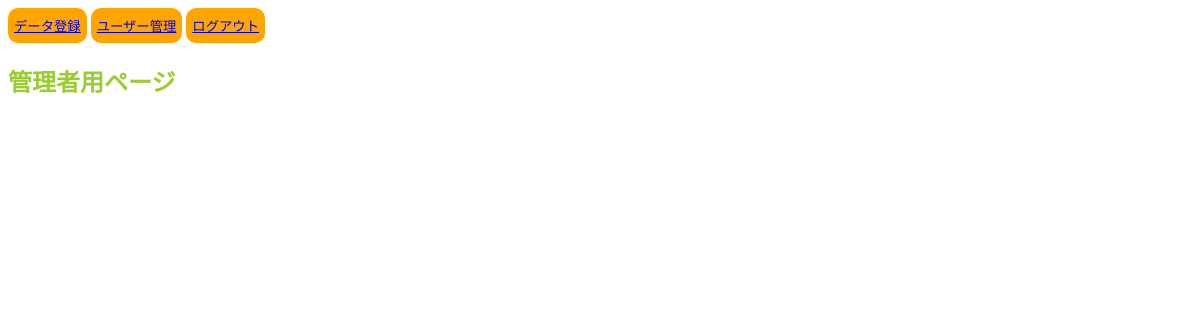
The app's page /select_kanri.php, older data.
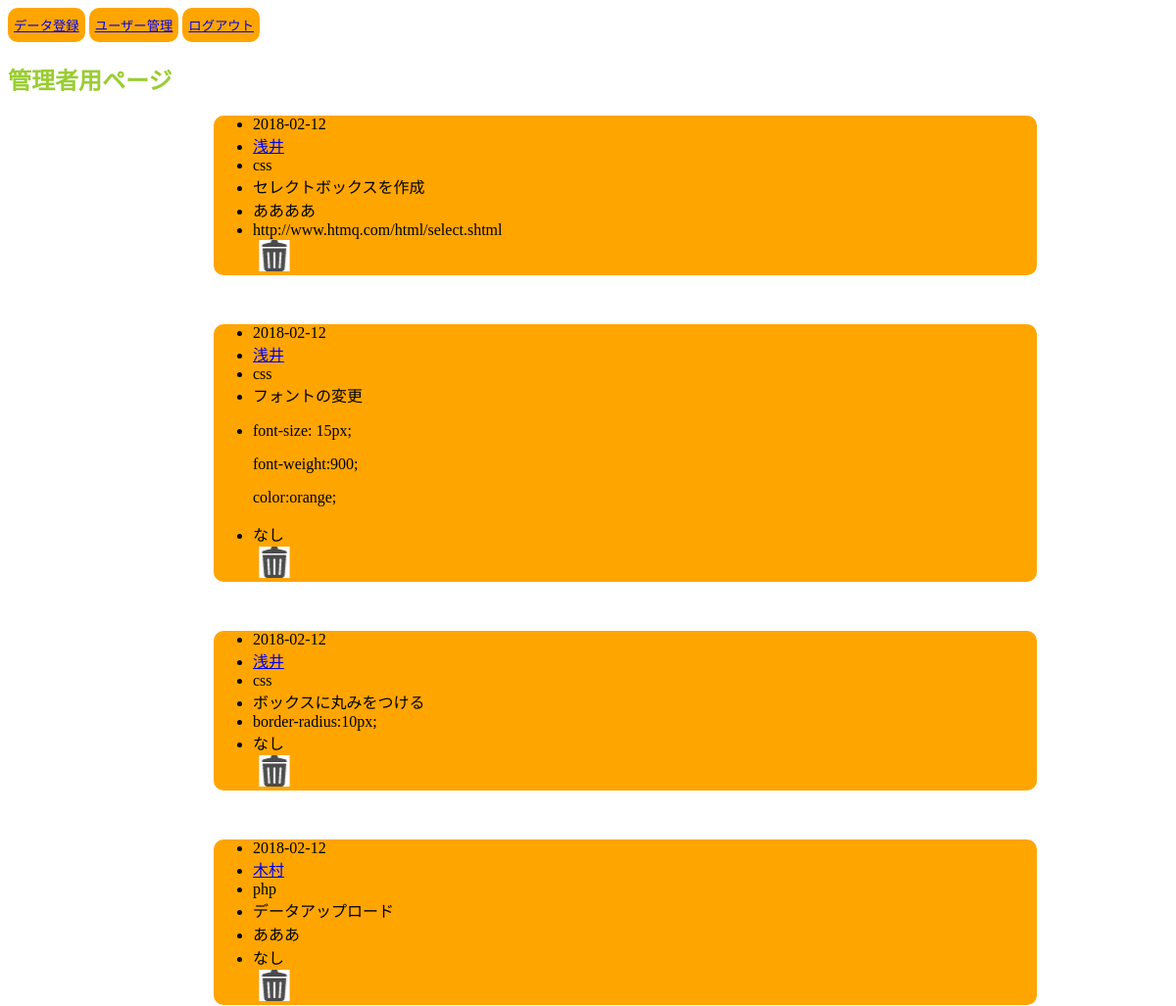
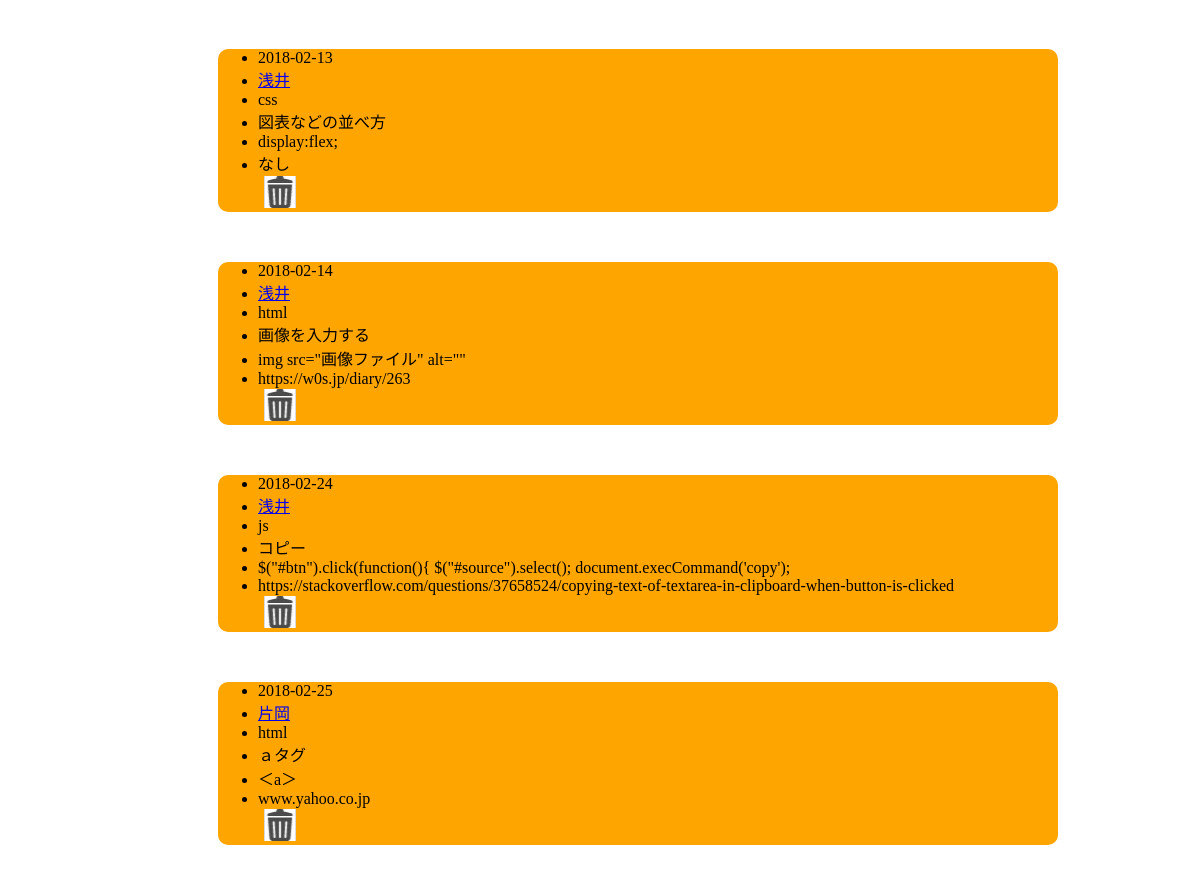
The same page, newer data (2 pictures, top to bottom).
### tables this page shows
CREATE TABLE IF NOT EXISTS `gs_code_table` (
`id` int(12) NOT NULL,
  `date` date NOT NULL,
  `name` varchar(20) DEFAULT NULL,
  `spec` text NOT NULL,
  `subject` text NOT NULL,
  `source` text NOT NULL,
  `link` text NOT NULL
);

### select_kanri.php (the view, shortened to what this page needs)
<!DOCTYPE html>
  <html lang="en">
  <head>
    <link rel="stylesheet" href="css/style.css">
    </head>
<header>
  <button><a class="navbar-brand" href="index.php">データ登録</a></button>
  <button><a class="navbar-brand" href="select_user.php">ユーザー管理</a></button>
  <button><a class="navbar-brand" href="logout.php">ログアウト</a></button>
  <h2>管理者用ページ</h2>
</header>
  <body>
<?php
$pdo=db_con();
$stmt = $pdo->prepare("SELECT * FROM gs_code_table");
$status = $stmt->execute();
$view="";
if($status==false){
  error_db_Info($stmt);
}else{
  while( $result = $stmt->fetch(PDO::FETCH_ASSOC)){
    $view .='<ul>';
    $view .= "<li>".$result["date"]."</li>";
    $view .= '<li><a href="detail.php?id='.$result["id"].'">'.$result["name"]."</a></li>";
    $view .= "<li>".$result["spec"]."</li>";
    $view .= "<li>".$result["subject"]."</li>";
    $view .= '<li id='.'$result["id"]'.'>'.$result["source"]."</li>";
    $view .= "<li>".$result["link"]."</li>";
    $view .='<button> <a href="delete.php?id='.$result["id"].'">'.'<img src="trash.jpeg" alt="">'.'</a></button>';
    $view .='</ul>';
}
}
?>
    <div class="container jumbotron"><?=$view?></div>
    </body>
  </html>

### css/style.css (style rules this page uses)
body { background-image: url("../gatag-00010756.jpg");background-repeat: repeat; max-width:700px; }
h2 { font-size:"20px"; color:yellowgreen; }
ul { color:black; background-color: orange; border-radius:10px; width:800px; margin-left:30%; margin-bottom:50px; text-decoration: none; }
button { height:35px; background-color:orange; border-radius:10px; border:none; }

Row changes from the older to the newer data that the page shows:
added gs_code_table: date "2018-02-12", name "浅井", spec "css", subject "セレクトボックスを作成", source "ああああ", link "http://www.htmq.com/html/select.shtml"
added gs_code_table: date "2018-02-12", name "浅井", spec "css", subject "フォントの変更", source "font-size: 15px; font-weight:900; color:orange;", link "なし"
added gs_code_table: date "2018-02-12", name "浅井", spec "css", subject "ボックスに丸みをつける", source "border-radius:10px;", link "なし"
added gs_code_table: date "2018-02-12", name "木村", spec "php", subject "データアップロード", source "あああ", link "なし"
added gs_code_table: date "2018-02-13", name "浅井", spec "css", subject "図表などの並べ方", source "display:flex;", link "なし"
added gs_code_table: date "2018-02-14", name "浅井", spec "html", subject "画像を入力する", source "img src=\"画像ファイル\" alt=\"\"", link "https://w0s.jp/diary/263"
added gs_code_table: date "2018-02-24", name "浅井", spec "js", subject "コピー", source "$(\"#btn\").click(function(){ $(\"#source\").select(); document.execCommand('copy');", link "https://stackoverflow.com/questions/37658524/copying-text-of-textarea-in-clipboard-when-button-is-clicked"
added gs_code_table: date "2018-02-25", name "片岡", spec "html", subject "ａタグ", source "＜a＞", link "www.yahoo.co.jp"
